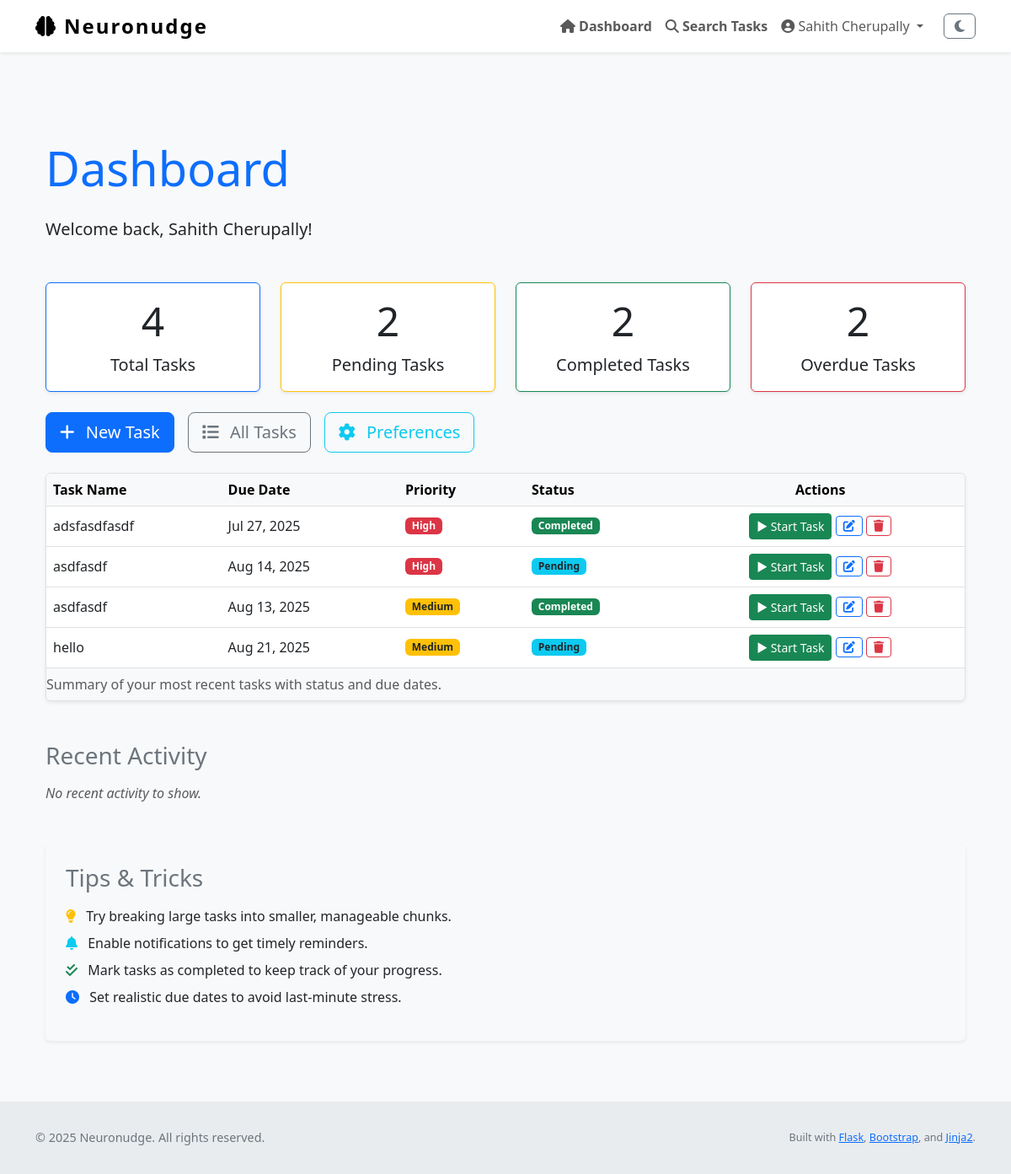
Page /dashboard (signed in) on the earlier database version.
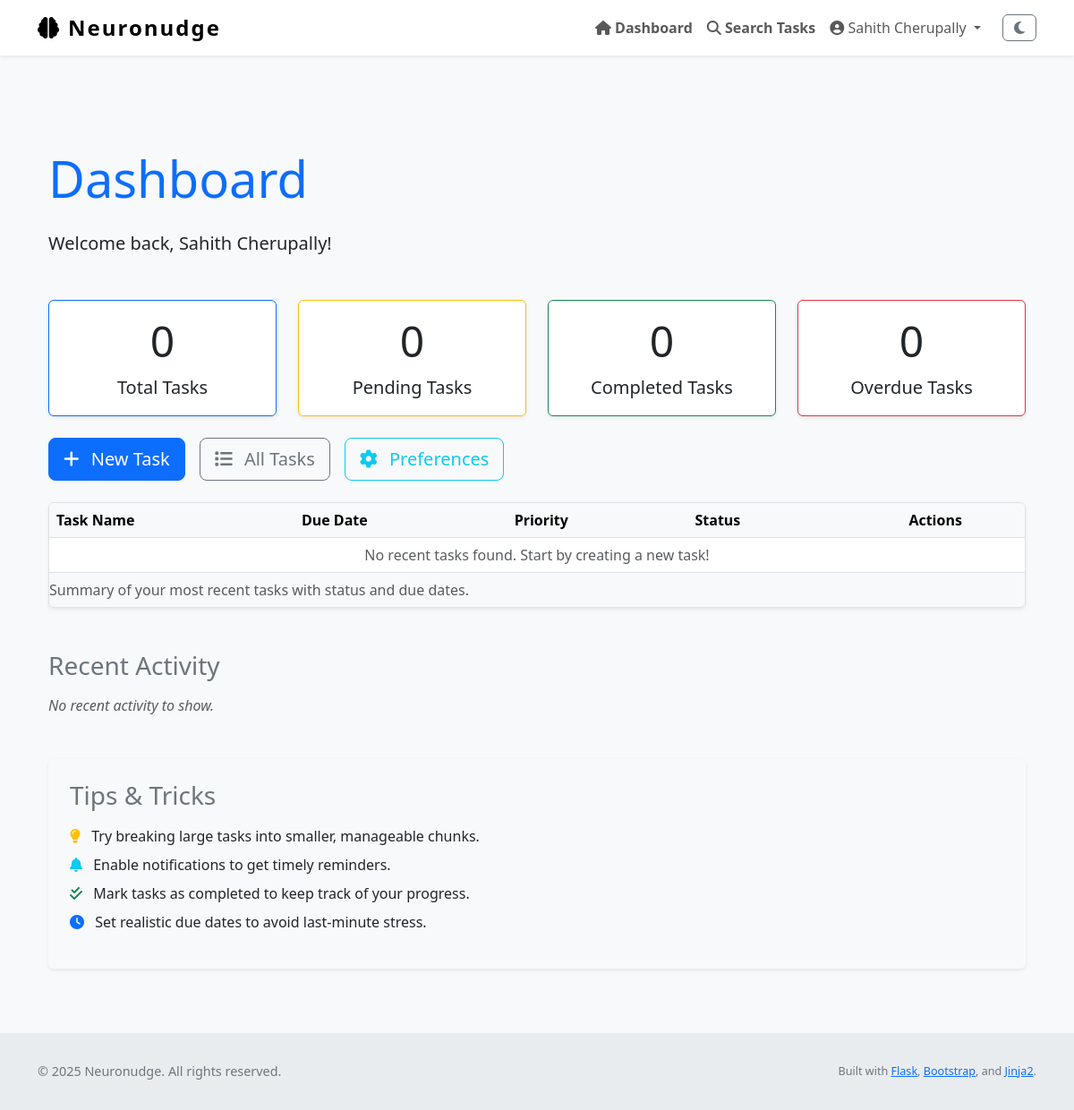
Same page on the later database version.
### Neuronudge/models.py (models this page shows, shortened)
class User(UserMixin, db.Model):
    id = db.Column(db.Integer, primary_key=True)
    name = db.Column(db.String(150), nullable=True)                # full name
    username = db.Column(db.String(150), unique=True, nullable=False)
    email = db.Column(db.String(150), unique=True, nullable=False)
    password_hash = db.Column(db.String(256), nullable=False)
    profile_type = db.Column(db.String(50), nullable=False, default='General')
    created_at = db.Column(db.DateTime, default=datetime.utcnow)
    tasks = db.relationship('Task', backref='user', lazy=True)
    logs = db.relationship('ActivityLog', backref='user', lazy=True)
    preferences = db.relationship('OnboardingPreferences', back_populates='user', uselist=False)
    avatar_url = db.Column(db.String(300), default=None)
    registered_on = db.Column(db.DateTime, default=datetime.utcnow)

class Task(db.Model):
    id = db.Column(db.Integer, primary_key=True)
    title = db.Column(db.String(255), nullable=False)
    description = db.Column(db.Text, nullable=False)
    due_date = db.Column(db.DateTime)
    completed = db.Column(db.Boolean, default=False)
    priority = db.Column(db.Integer, default=3)         # 1 = high, 2 = med, 3 = low
    reminder_set = db.Column(db.Boolean, default=False)
    created_at = db.Column(db.DateTime, default=datetime.utcnow)
    updated_at = db.Column(db.DateTime, default=datetime.utcnow, onupdate=datetime.utcnow)
    user_id = db.Column(db.Integer, db.ForeignKey('user.id'), nullable=False)

### Neuronudge/views.py (the view)
@views.route('/dashboard')
@login_required
def dashboard():
    page = request.args.get('page', 1, type=int)
    per_page = 10
    filter_status = request.args.get('status', 'all')
    filter_priority = request.args.get('priority', 'all')
    search_term = request.args.get('search', '').strip()
    base_query = Task.query.filter_by(user_id=current_user.id)
    if filter_status == 'completed':
        base_query = base_query.filter_by(completed=True)
    elif filter_status == 'pending':
        base_query = base_query.filter_by(completed=False)
    if filter_priority in ['1', '2', '3']:
        base_query = base_query.filter_by(priority=int(filter_priority))
    if search_term:
        base_query = base_query.filter(Task.title.ilike(f'%{search_term}%'))
    tasks = base_query.all()
    paginated_tasks = base_query.order_by(
        Task.priority.asc(),
        Task.due_date.asc().nulls_last()
    ).paginate(page=page, per_page=per_page)
    total_tasks = Task.query.filter_by(user_id=current_user.id).count()
    pending_tasks = Task.query.filter_by(user_id=current_user.id, completed=False).count()
    completed_tasks = Task.query.filter_by(user_id=current_user.id, completed=True).count()
    overdue_tasks = Task.query.filter(
        Task.user_id == current_user.id,
        Task.completed == False,
        Task.due_date != None,
        Task.due_date < datetime.utcnow()
    ).count()
    task_counts = {
        'total': total_tasks,
        'pending': pending_tasks,
        'completed': completed_tasks,
        'overdue': overdue_tasks
    }
    recent_tasks = Task.query.filter_by(user_id=current_user.id).order_by(
        Task.priority.asc(),
        Task.due_date.asc().nulls_last()
    ).limit(10).all()
    onboarding = OnboardingPreferences.query.filter_by(user_id=current_user.id).first()
    profile_type = getattr(current_user, "profile_type", "general").lower()
    if profile_type == "dyslexia":
        dashboard_template = "dashboard_dyslexia.html"
    elif profile_type == "adhd":
        dashboard_template = "dashboard_adhd.html"
    else:
        dashboard_template = "dashboard.html"
    return render_template(
        dashboard_template,
        tasks=tasks,   # 👈 still available in all templates
        recent_tasks=recent_tasks,
        onboarding=onboarding,
        filter_status=filter_status,
        filter_priority=filter_priority,
        search_term=search_term,
        task_counts=task_counts,
        pytz=pytz,
        paginated_tasks=paginated_tasks
    )

### Neuronudge/templates/dashboard.html (shortened to what this page needs)
﻿{% extends "layout.html" %}
{% block content %}
<section aria-labelledby="dashboardHeading" class="my-5">
    <div class="container" id="dashboard-container">
        <h1 id="dashboardHeading" class="mb-4 display-4 text-primary">Dashboard</h1>
        <p class="lead">Welcome back, {{ current_user.name or current_user.email }}!</p>
        <div class="row g-4 my-4">
            <div class="col-md-3 col-sm-6" role="region" aria-label="Tasks summary">
                <div class="card shadow-sm border-primary h-100">
                    <div class="card-body text-center">
                        <h2 class="card-title display-5">{{ task_counts.total }}</h2>
                        <p class="card-text fs-5">Total Tasks</p>
                    </div>
                </div>
            </div>
            <div class="col-md-3 col-sm-6" role="region" aria-label="Pending tasks summary">
                <div class="card shadow-sm border-warning h-100">
                    <div class="card-body text-center">
                        <h2 class="card-title display-5">{{ task_counts.pending }}</h2>
                        <p class="card-text fs-5">Pending Tasks</p>
                    </div>
                </div>
            </div>
            <div class="col-md-3 col-sm-6" role="region" aria-label="Completed tasks summary">
                <div class="card shadow-sm border-success h-100">
                    <div class="card-body text-center">
                        <h2 class="card-title display-5">{{ task_counts.completed }}</h2>
                        <p class="card-text fs-5">Completed Tasks</p>
                    </div>
                </div>
            </div>
            <div class="col-md-3 col-sm-6" role="region" aria-label="Overdue tasks summary">
                <div class="card shadow-sm border-danger h-100">
                    <div class="card-body text-center">
                        <h2 class="card-title display-5">{{ task_counts.overdue }}</h2>
                        <p class="card-text fs-5">Overdue Tasks</p>
                    </div>
                </div>
            </div>
        </div>
        <div class="d-flex flex-wrap gap-3 my-4" role="region" aria-label="Quick actions">
            <a href="{{ url_for('views.create_task') }}" class="btn btn-lg btn-primary" aria-label="Create new task">
                <i class="fa-solid fa-plus me-2"></i> New Task
            </a>
            <a href="{{ url_for('views.task_list') }}" class="btn btn-lg btn-outline-secondary" aria-label="View all tasks">
                <i class="fa-solid fa-list me-2"></i> All Tasks
            </a>
            <a href="{{ url_for('views.onboarding') }}" class="btn btn-lg btn-outline-info" aria-label="Update preferences">
                <i class="fa-solid fa-gear me-2"></i> Preferences
            </a>
        </div>
        <div class="table-responsive shadow-sm rounded border mb-5">
            <table class="table table-hover align-middle mb-0" aria-describedby="taskOverviewDesc">
                <caption id="taskOverviewDesc">Summary of your most recent tasks with status and due dates.</caption>
                <thead class="table-light">
                    <tr>
                        <th scope="col">Task Name</th>
                        <th scope="col">Due Date</th>
                        <th scope="col">Priority</th>
                        <th scope="col">Status</th>
                        <th scope="col" class="text-center">Actions</th>
                    </tr>
                </thead>
                <tbody>
                    {% if recent_tasks %}
                        {% for task in recent_tasks %}
                        <tr>
                            <td>{{ task.title }}</td>
                            <td>{{ task.due_date.strftime('%b %d, %Y') if task.due_date else 'No due date' }}</td>
                            <td>
                                {% if task.priority == 1 %}
                                    <span class="badge bg-danger">High</span>
                                {% elif task.priority == 2 %}
                                    <span class="badge bg-warning text-dark">Medium</span>
                                {% elif task.priority == 3 %}
                                    <span class="badge bg-secondary">Low</span>
                                {% else %}
                                    <span class="badge bg-secondary">Unknown</span>
                                {% endif %}
                            </td>
                            <td>
                                {% if task.completed %}
                                    <span class="badge bg-success">Completed</span>
                                {% else %}
                                    <span class="badge bg-info text-dark">Pending</span>
                                {% endif %}
                            </td>
                            <td class="text-center">
                                <button
                                    type="button"
                                    class="btn btn-sm btn-success start-task-btn"
                                    data-task-id="{{ task.id }}"
                                    data-task-title="{{ task.title }}"
                                >
                                    ▶ Start Task
                                </button>
                                <a href="{{ url_for('views.edit_task', id=task.id) }}" class="btn btn-sm btn-outline-primary" aria-label="Edit task {{ task.title }}">
                                    <i class="fa-solid fa-pen-to-square"></i>
                                </a>
                                <button type="button" class="btn btn-sm btn-outline-danger btn-delete-task" data-task-id="{{ task.id }}" aria-label="Delete task {{ task.title }}">
                                    <i class="fa-solid fa-trash"></i>
                                </button>
                            </td>
                        </tr>
                        {% endfor %}
                    {% else %}
                    <tr>
                        <td colspan="5" class="text-center text-muted">No recent tasks found. Start by creating a new task!</td>
                    </tr>
                    {% endif %}
                </tbody>
            </table>
        </div>
        <section aria-labelledby="activityFeedHeading" class="mb-5">
            <h2 id="activityFeedHeading" class="h3 mb-3 text-secondary">Recent Activity</h2>
            {% if recent_activity %}
            <ul class="list-group list-group-flush">
                {% for activity in recent_activity %}
                <li class="list-group-item d-flex justify-content-between align-items-center">
                    <div>
                        <i class="fa-solid fa-history text-muted me-2"></i>
                        {{ activity.description }}
                    </div>
                    <small class="text-muted">{{ activity.timestamp.strftime('%b %d, %Y %H:%M') }}</small>
                </li>
                {% endfor %}
            </ul>
            {% else %}
            <p class="text-muted fst-italic">No recent activity to show.</p>
            {% endif %}
        </section>
        <section aria-labelledby="tipsHeading" class="bg-light p-4 rounded shadow-sm">
            <h2 id="tipsHeading" class="h3 mb-3 text-secondary">Tips & Tricks</h2>
            <ul class="list-unstyled">
                <li class="mb-2">
                    <i class="fa-solid fa-lightbulb text-warning me-2"></i>
                    Try breaking large tasks into smaller, manageable chunks.
                </li>
                <li class="mb-2">
                    <i class="fa-solid fa-bell text-info me-2"></i>
                    Enable notifications to get timely reminders.
                </li>
                <li class="mb-2">
                    <i class="fa-solid fa-check-double text-success me-2"></i>
                    Mark tasks as completed to keep track of your progress.
                </li>
                <li class="mb-2">
                    <i class="fa-solid fa-clock text-primary me-2"></i>
                    Set realistic due dates to avoid last-minute stress.
                </li>
            </ul>
        </section>
    </div>
</section>
{% endblock %}

### Neuronudge/templates/layout.html (shortened to what this page needs)
<!DOCTYPE html>
<html lang="en" class="h-100" data-theme="light">
<head>
    <link href="https://cdn.jsdelivr.net/npm/bootstrap@5.3.0/dist/css/bootstrap.min.css" rel="stylesheet" />
    <link href="https://cdnjs.cloudflare.com/ajax/libs/font-awesome/6.4.0/css/all.min.css" rel="stylesheet" />
    <link rel="stylesheet" href="{{ url_for('static', filename='style.css') }}" />
</head>
<body class="d-flex flex-column h-100" role="document" aria-live="polite" aria-busy="false" aria-label="Neuronudge main document">
<nav class="navbar navbar-expand-lg navbar-light fixed-top bg-white shadow-sm" role="navigation" aria-label="Main navigation">
    <div class="container">
        <a class="navbar-brand d-flex align-items-center" href="{{ url_for('views.home') }}" aria-label="Neuronudge homepage">
            <i class="fa-solid fa-brain me-2" aria-hidden="true"></i> Neuronudge
        </a>
        <div class="collapse navbar-collapse" id="navbarNav">
            <ul class="navbar-nav ms-auto align-items-center" role="menubar">
                {% if current_user.is_authenticated %}
                    <li class="nav-item" role="none">
                        <a class="nav-link fw-semibold" href="{{ url_for('views.dashboard') }}" role="menuitem">
                            <i class="fa-solid fa-house"></i> Dashboard
                        </a>
                    </li>
                    <li class="nav-item" role="none">
                        <a class="nav-link fw-semibold" href="{{ url_for('views.task_search') }}" role="menuitem">
                            <i class="fa-solid fa-magnifying-glass"></i> Search Tasks
                        </a>
                    </li>
                    <li class="nav-item dropdown" role="none">
                        <a class="nav-link dropdown-toggle" href="#" id="profileDropdown" role="button"
                           data-bs-toggle="dropdown" aria-expanded="false" aria-haspopup="true" aria-controls="profileDropdownMenu">
                            <i class="fa-solid fa-user-circle"></i> {{ current_user.name or current_user.email }}
                        </a>
                    </li>
                    <li class="nav-item" role="none">
                        <button id="darkModeToggle" class="btn btn-outline-secondary ms-3" aria-pressed="false" aria-label="Toggle dark mode">
                            <i class="fa-solid fa-moon"></i>
                        </button>
                    </li>
                {% endif %}
            </ul>
        </div>
    </div>
</nav>
<div class="flash-message container position-fixed top-0 end-0 p-3" role="region" aria-live="assertive" aria-atomic="true">
</div>
<main role="main" class="container flex-grow-1 my-4" tabindex="-1">
    {% block content %}{% endblock %}
</main>
<footer class="footer mt-auto" role="contentinfo">
    <div class="container d-flex flex-column flex-md-row justify-content-between align-items-center">
        <p class="mb-2 mb-md-0">&copy; {{ current_year if current_year else "2025" }} Neuronudge. All rights reserved.</p>
        <p class="mb-0">
            <small>
                Built with
                <a href="https://flask.palletsprojects.com/" target="_blank" rel="noopener noreferrer">Flask</a>,
                <a href="https://getbootstrap.com/" target="_blank" rel="noopener noreferrer">Bootstrap</a>,
                and
                <a href="https://jinja.palletsprojects.com/" target="_blank" rel="noopener noreferrer">Jinja2</a>.
            </small>
        </p>
    </div>
</footer>
</body>
</html>

### Neuronudge/static/style.css (style rules this page uses)
body { background-color: #eef; }

### Neuronudge/templates/layout.html (style rules this page uses)
body { padding-top: 70px; background-color: var(--bs-light-bg, #f8f9fa); min-height: 100vh; display: flex; flex-direction: column; text-size-adjust: 100%; }
.navbar-brand { font-weight: 700; font-size: 1.5rem; letter-spacing: 2px; }
.footer { margin-top: auto; padding: 2rem 0; background-color: var(--bs-light-footer-bg, #e9ecef); text-align: center; font-size: 0.9rem; color: #6c757d; }

Differences in the rows shown:
no longer on this page (row edited): Task: title "adsfasdfasdf", due_date "Jul 27, 2025", priority "High", completed "Completed"
no longer on this page (row edited): Task: title "asdfasdf", due_date "Aug 14, 2025", priority "High", completed "Pending"
removed Task: title "asdfasdf", due_date "Aug 13, 2025", priority "Medium", completed "Completed"
removed Task: title "hello", due_date "Aug 21, 2025", priority "Medium", completed "Pending"
Other differences:
{{ task_counts.total }}: "4" → "0"
{{ task_counts.pending }}: "2" → "0"
{{ task_counts.completed }}: "2" → "0"
{{ task_counts.overdue }}: "2" → "0"
text now shown: "No recent tasks found. Start by creating a new task!"
